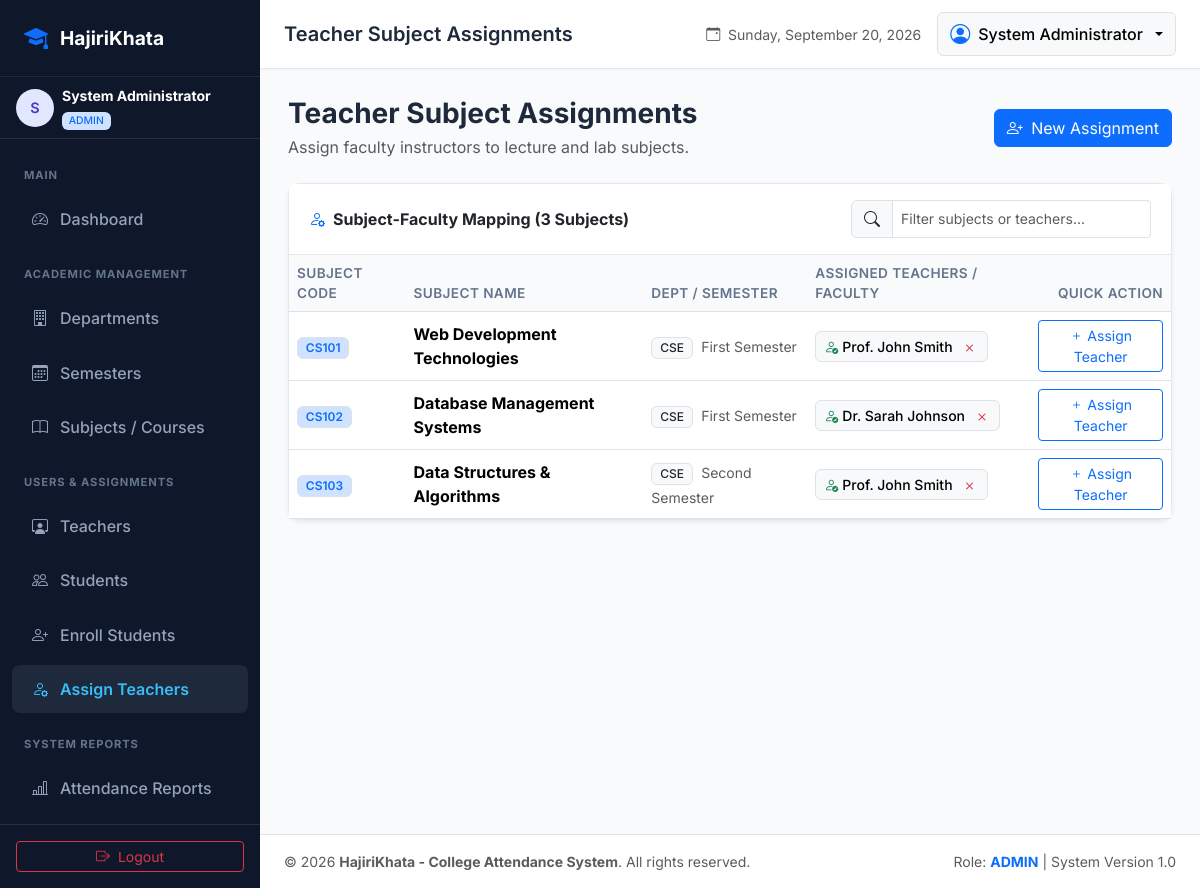
Screenshot of /admin/assign_teachers.php (signed in) with the database file from the repository.
### tables this page shows
CREATE TABLE `subjects` (
    `id` INT AUTO_INCREMENT PRIMARY KEY,
    `subject_code` VARCHAR(20) NOT NULL UNIQUE,
    `subject_name` VARCHAR(100) NOT NULL,
    `department_id` INT NOT NULL,
    `semester_id` INT NOT NULL,
    `credit_hours` INT DEFAULT 3,
    `created_at` TIMESTAMP DEFAULT CURRENT_TIMESTAMP,
    FOREIGN KEY (`department_id`) REFERENCES `departments`(`id`) ON DELETE CASCADE,
    FOREIGN KEY (`semester_id`) REFERENCES `semesters`(`id`) ON DELETE CASCADE
);

CREATE TABLE `departments` (
    `id` INT AUTO_INCREMENT PRIMARY KEY,
    `name` VARCHAR(100) NOT NULL,
    `code` VARCHAR(20) NOT NULL UNIQUE,
    `created_at` TIMESTAMP DEFAULT CURRENT_TIMESTAMP
);

CREATE TABLE `semesters` (
    `id` INT AUTO_INCREMENT PRIMARY KEY,
    `name` VARCHAR(50) NOT NULL,
    `code` VARCHAR(20) NOT NULL UNIQUE,
    `created_at` TIMESTAMP DEFAULT CURRENT_TIMESTAMP
);

CREATE TABLE `subject_teacher` (
    `id` INT AUTO_INCREMENT PRIMARY KEY,
    `subject_id` INT NOT NULL,
    `teacher_id` INT NOT NULL,
    `assigned_at` TIMESTAMP DEFAULT CURRENT_TIMESTAMP,
    UNIQUE KEY `unique_subject_teacher` (`subject_id`, `teacher_id`),
    FOREIGN KEY (`subject_id`) REFERENCES `subjects`(`id`) ON DELETE CASCADE,
    FOREIGN KEY (`teacher_id`) REFERENCES `users`(`id`) ON DELETE CASCADE
);

CREATE TABLE `users` (
    `id` INT AUTO_INCREMENT PRIMARY KEY,
    `username` VARCHAR(50) NOT NULL UNIQUE,
    `email` VARCHAR(100) NOT NULL UNIQUE,
    `password` VARCHAR(255) NOT NULL,
    `full_name` VARCHAR(100) NOT NULL,
    `role` ENUM('admin', 'teacher', 'student') NOT NULL,
    `department_id` INT NULL,
    `roll_no` VARCHAR(50) NULL UNIQUE,
    `phone` VARCHAR(20) NULL,
    `created_at` TIMESTAMP DEFAULT CURRENT_TIMESTAMP,
    `updated_at` TIMESTAMP DEFAULT CURRENT_TIMESTAMP ON UPDATE CURRENT_TIMESTAMP,
    FOREIGN KEY (`department_id`) REFERENCES `departments`(`id`) ON DELETE SET NULL
);

### includes/helpers.php (called while the page is built, shortened)
<?php
function e($value): string {
    return htmlspecialchars((string)($value ?? ''), ENT_QUOTES, 'UTF-8');
}

### admin/assign_teachers.php (the view, shortened to what this page needs)
<?php
require_once __DIR__ . '/../config/db.php';
require_once __DIR__ . '/../includes/helpers.php';
try {
    $stmt = $pdo->query("
        SELECT
            s.id AS subject_id,
            s.subject_code,
            s.subject_name,
            d.code AS dept_code,
            sem.name AS sem_name
        FROM subjects s
        JOIN departments d ON s.department_id = d.id
        JOIN semesters sem ON s.semester_id = sem.id
        ORDER BY s.subject_code ASC
    ");
    $subjects = $stmt->fetchAll();
    $stmt = $pdo->query("
        SELECT st.subject_id, st.teacher_id, u.full_name, u.email, d.code AS dept_code
        FROM subject_teacher st
        JOIN users u ON st.teacher_id = u.id
        LEFT JOIN departments d ON u.department_id = d.id
        ORDER BY u.full_name ASC
    ");
    $all_assignments = $stmt->fetchAll();
    $assigned_map = [];
    foreach ($all_assignments as $assign) {
        $assigned_map[$assign['subject_id']][] = $assign;
    }
} catch (PDOException $e) {
    set_flash("Error loading assignments: " . $e->getMessage(), "danger");
    $subjects = [];
    $teachers = [];
    $assigned_map = [];
}
require_once __DIR__ . '/../includes/header.php';
?>
<div class="container-fluid px-0">
    <div class="d-flex flex-column flex-md-row justify-content-between align-items-md-center mb-4 gap-3">
        <div>
            <h3 class="fw-bold text-slate-900 mb-1">Teacher Subject Assignments</h3>
            <p class="text-muted mb-0">Assign faculty instructors to lecture and lab subjects.</p>
        </div>
        <button type="button" class="btn btn-primary" data-bs-toggle="modal" data-bs-target="#assignModal">
            <i class="bi bi-person-plus me-1"></i> New Assignment
        </button>
    </div>
    <div class="card shadow-sm">
        <div class="card-header bg-white d-flex flex-column flex-md-row justify-content-between align-items-md-center gap-3">
            <span class="fw-bold"><i class="bi bi-person-gear text-primary me-2"></i>Subject-Faculty Mapping (<?= count($subjects) ?> Subjects)</span>
            <div class="input-group" style="max-width: 300px;">
                <span class="input-group-text bg-light"><i class="bi bi-search"></i></span>
                <input type="text" id="tableSearch" class="form-control form-control-sm" placeholder="Filter subjects or teachers...">
            </div>
        </div>
        <div class="card-body p-0">
            <div class="table-responsive">
                <table class="table table-hover align-middle mb-0 searchable-table">
                    <thead>
                        <tr>
                            <th>Subject Code</th>
                            <th>Subject Name</th>
                            <th>Dept / Semester</th>
                            <th>Assigned Teachers / Faculty</th>
                            <th class="text-end">Quick Action</th>
                        </tr>
                    </thead>
                    <tbody>
                        <?php if (empty($subjects)): ?>
                            <tr>
                                <td colspan="5" class="text-center py-4 text-muted">No subjects found. Please create subjects first.</td>
                            </tr>
                        <?php else: ?>
                            <?php foreach ($subjects as $s):
                                $teachers_for_subject = $assigned_map[$s['subject_id']] ?? [];
                            ?>
                                <tr>
                                    <td><span class="badge bg-primary-subtle text-primary border fw-semibold"><?= e($s['subject_code']) ?></span></td>
                                    <td><strong><?= e($s['subject_name']) ?></strong></td>
                                    <td>
                                        <span class="badge bg-light text-dark border"><?= e($s['dept_code']) ?></span>
                                        <span class="small text-muted ms-1"><?= e($s['sem_name']) ?></span>
                                    </td>
                                    <td>
                                        <?php if (empty($teachers_for_subject)): ?>
                                            <span class="badge bg-warning-subtle text-warning-emphasis border border-warning-subtle">
                                                <i class="bi bi-exclamation-circle me-1"></i>No Faculty Assigned
                                            </span>
                                        <?php else: ?>
                                            <div class="d-flex flex-wrap gap-2">
                                                <?php foreach ($teachers_for_subject as $t): ?>
                                                    <div class="d-inline-flex align-items-center bg-light border rounded px-2 py-1 small">
                                                        <i class="bi bi-person-check text-success me-1"></i>
                                                        <span class="fw-medium me-2"><?= e($t['full_name']) ?></span>
                                                        <form action="assign_teachers.php" method="POST" class="d-inline" onsubmit="return confirm('Unassign <?= e($t['full_name']) ?> from <?= e($s['subject_code']) ?>?');">
                                                            <button type="submit" class="btn btn-link p-0 text-danger" style="line-height: 1;" title="Unassign">
                                                                <i class="bi bi-x"></i>
                                                            </button>
                                                        </form>
                                                    </div>
                                                <?php endforeach; ?>
                                            </div>
                                        <?php endif; ?>
                                    </td>
                                    <td class="text-end">
                                        <button type="button" class="btn btn-sm btn-outline-primary"
                                            data-bs-toggle="modal"
                                            data-bs-target="#assignModal"
                                            data-subject-id="<?= $s['subject_id'] ?>">
                                            <i class="bi bi-plus"></i> Assign Teacher
                                        </button>
                                    </td>
                                </tr>
                            <?php endforeach; ?>
                        <?php endif; ?>
                    </tbody>
                </table>
            </div>
        </div>
    </div>
</div>
<?php require_once __DIR__ . '/../includes/footer.php'; ?>

### assets/css/style.css (style rules this page uses)
:root { --primary-color: #3b82f6; --primary-hover: #2563eb; --sidebar-bg: #0f172a; --sidebar-color: #94a3b8; --sidebar-active-bg: #1e293b; --sidebar-active-text: #38bdf8; --sidebar-width: 260px; --card-shadow: 0 4px 6px -1px rgba(0, 0, 0, 0.07), 0 2px 4px -2px rgba(0, 0, 0, 0.05); --card-shadow-hover: 0 10px 15px -3px rgba(0, 0, 0, 0.1), 0 4px 6px -4px rgba(0, 0, 0, 0.05); --present-color: #10b981; --absent-color: #ef4444; --late-color: #f59e0b; }
body { font-family: 'Inter', system-ui, -apple-system, BlinkMacSystemFont, 'Segoe UI', Roboto, Oxygen, Ubuntu, Cantarell, sans-serif; background-color: #f8fafc; color: #1e293b; min-height: 100vh; }
.card { border: 1px solid #e2e8f0; border-radius: 0.75rem; box-shadow: var(--card-shadow); }
.card-header { background-color: #ffffff; border-bottom: 1px solid #e2e8f0; padding: 1rem 1.25rem; font-weight: 600; }
.table th { font-weight: 600; font-size: 0.85rem; text-transform: uppercase; letter-spacing: 0.03em; color: #64748b; background-color: #f8fafc; border-bottom-width: 1px; }
.badge { font-weight: 500; }

### rows the page displays
subjects: subject_code "CS101", subject_name "Web Development Technologies", department.code "CSE", semester.name "First Semester"
subject_teacher: teacher.full_name "Prof. John Smith"
subjects: subject_code "CS102", subject_name "Database Management Systems", department.code "CSE", semester.name "First Semester"
subject_teacher: teacher.full_name "Dr. Sarah Johnson"
subjects: subject_code "CS103", subject_name "Data Structures & Algorithms", department.code "CSE", semester.name "Second Semester"
subject_teacher: teacher.full_name "Prof. John Smith"

### other values shown
substr($user['full_name'] ?? 'U', 0, 1) "S"
$user['full_name'] "System Administrator"
$user['role'] "ADMIN"
$page_title "Teacher Subject Assignments"
count($subjects) "3"
APP_NAME "HajiriKhata - College Attendance System"
$role "ADMIN"
